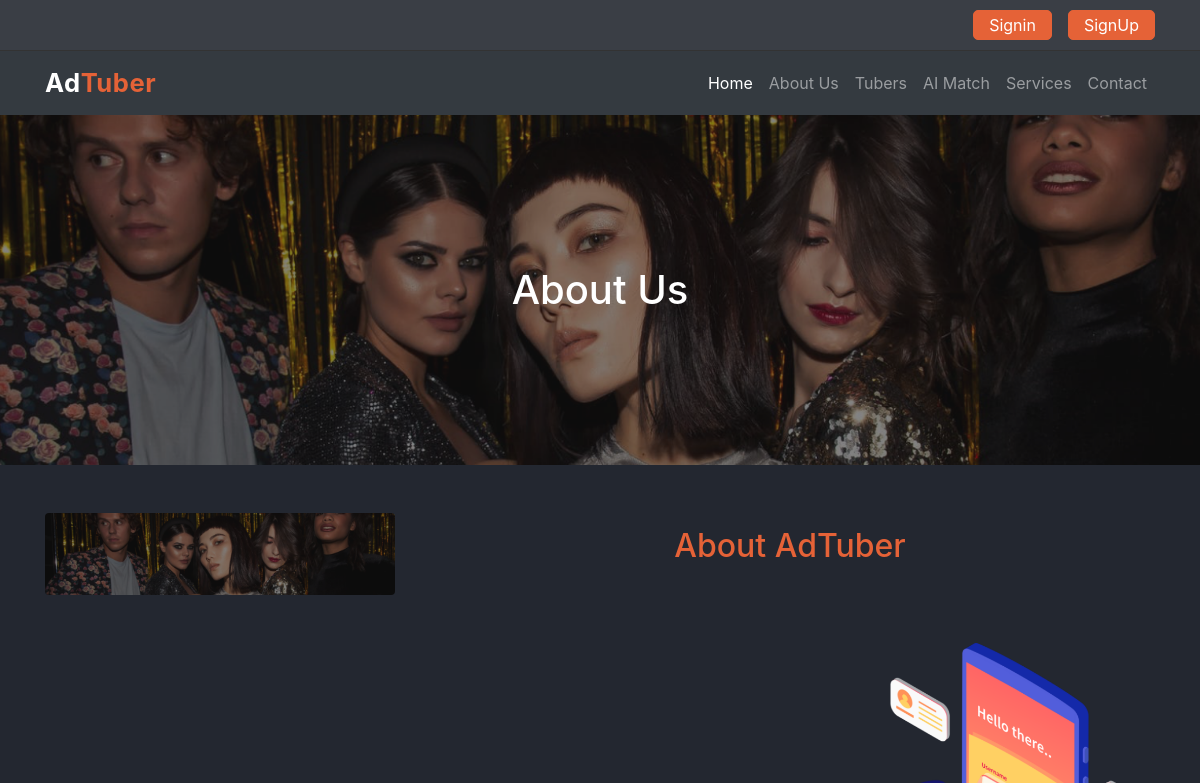
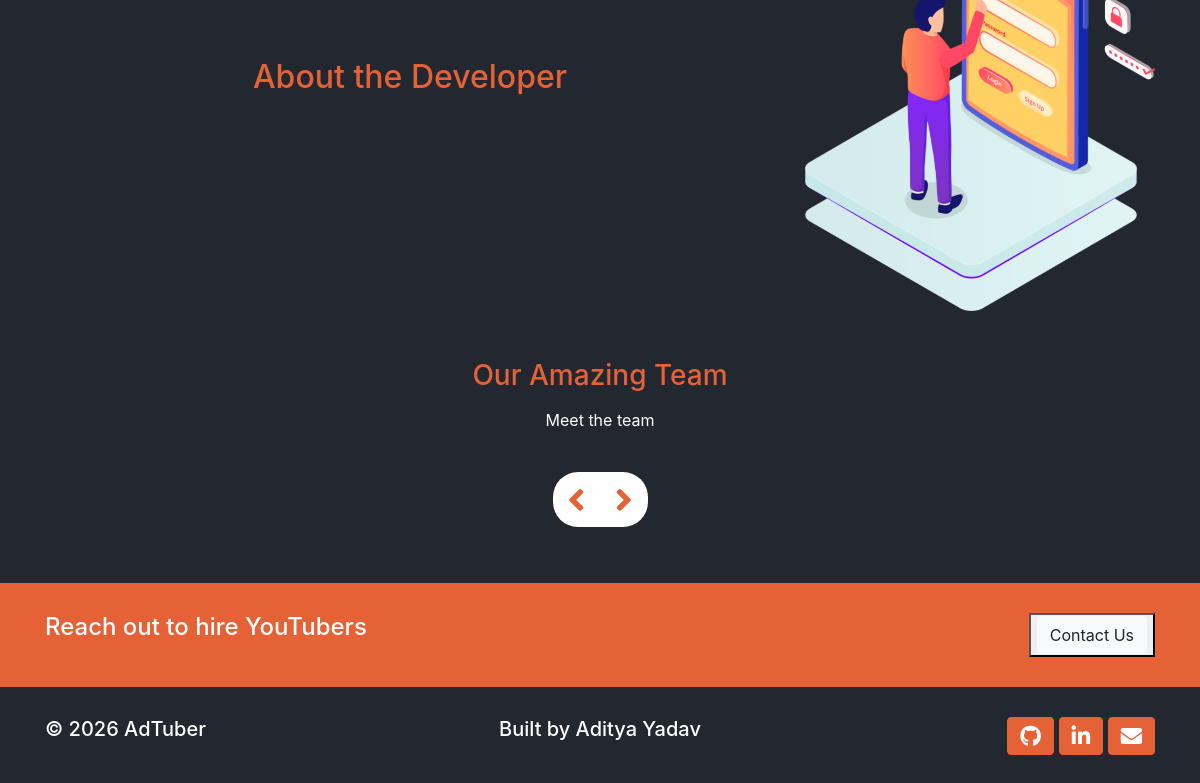
The app's page /about, older data (2 pictures, top to bottom).
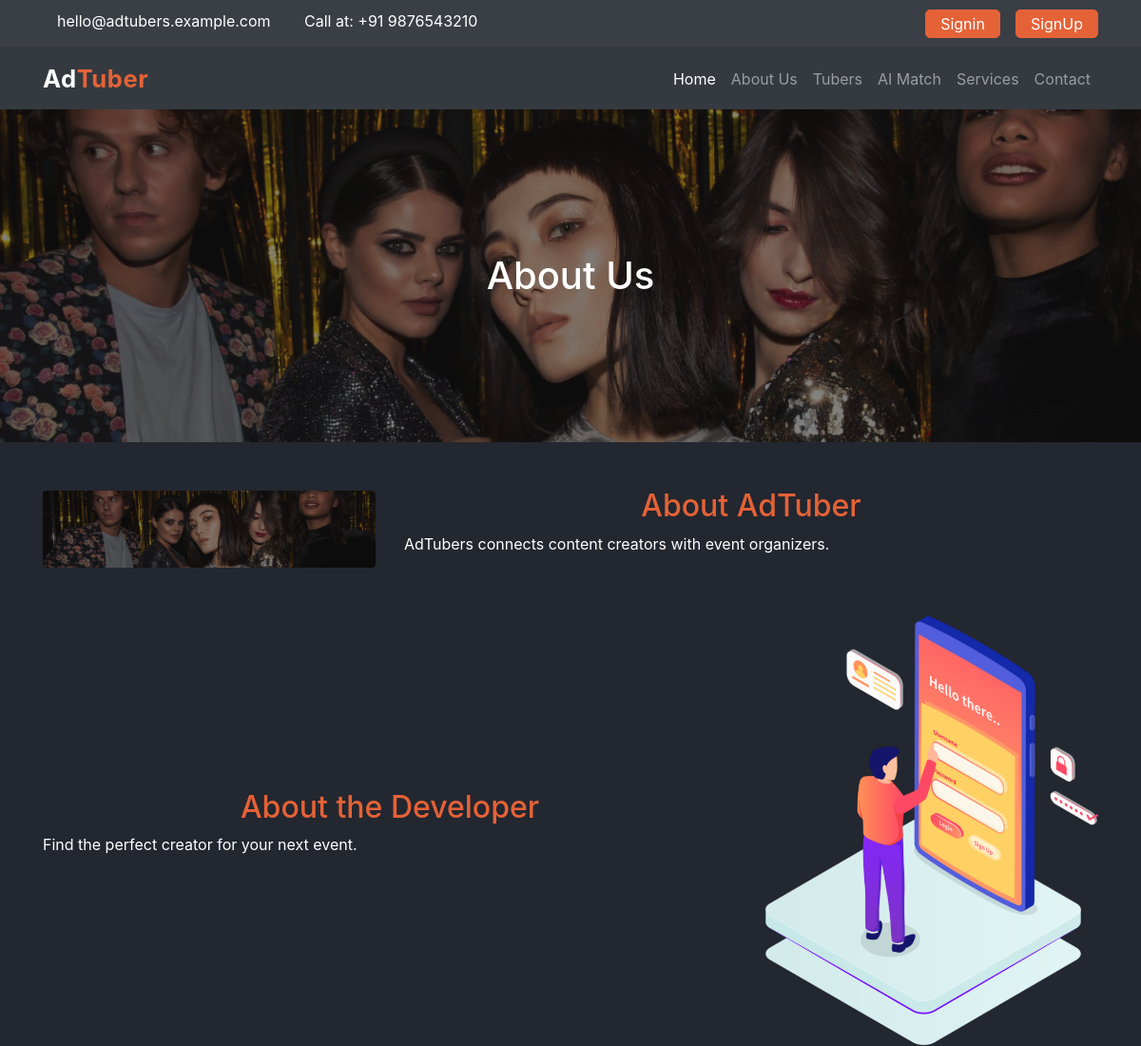
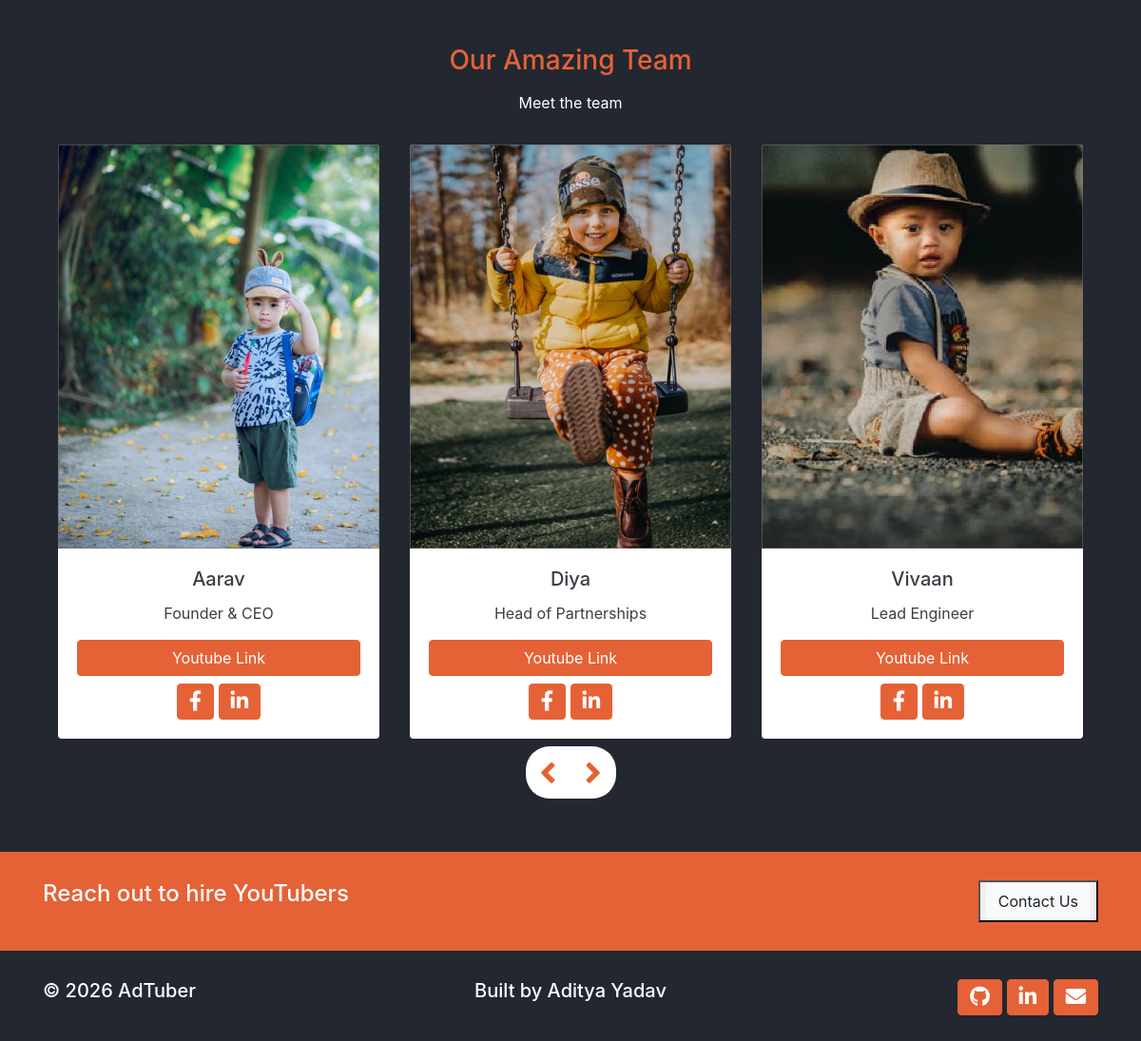
The same page, newer data (2 pictures, top to bottom).
### contactinfo/models.py (models this page shows, shortened)
class Contactinfo(models.Model):
    first_name = models.CharField(max_length=255)
    last_name = models.CharField(max_length=255)
    fb_handle = models.CharField(max_length=255)       # social profile URLs / handles
    insta_handle = models.CharField(max_length=255)
    youtube_handle = models.CharField(max_length=255)
    twitter_handle = models.CharField(max_length=255)
    description_1 = CKEditor5Field(config_name='default', blank=True)  # rich-text "about" blocks
    description_2 = CKEditor5Field(config_name='default', blank=True)
    phone = models.CharField(max_length=100)
    email = models.CharField(max_length=255)
    created_date = models.DateTimeField(blank=True, default=timezone.now)

### webpages/models.py (models this page shows, shortened)
class Team(models.Model):
    first_name = models.CharField(max_length=255)
    last_name = models.CharField(max_length=255)
    role = models.CharField(max_length=255)                  # e.g. "Founder & CEO"
    fb_link = models.CharField(max_length=255, blank=True)   # optional social links
    insta_link = models.CharField(max_length=255, blank=True)
    photo = models.ImageField(upload_to='team/%Y/%m/%d/')
    youtube_link = models.CharField(max_length=255, blank=True)
    created_date = models.DateTimeField(auto_now_add=True)   # set once, on creation

### webpages/views.py (the view)
# urls.py: path('', include('webpages.urls')),                     # home, about, services, contact
def about(request):
    teams = Team.objects.all()
    contactinfo = Contactinfo.objects.last()
    data = {
        'contactinfo': contactinfo,
        'teams': teams
    }
    return render(request, 'webpages/about.html', data)

### templates/webpages/about.html (shortened to what this page needs)
{% extends 'base.html' %}
{% load static %}
{% block content %}
<main class="contact-us">
    <div class="banner">
        <img src="{% static 'assets/images/bg-banner.png' %}" alt="" class="img-fluid w-100">
        <h1 class="text-center">
            About Us
        </h1>
    </div>
    <section class="container mt-5 mb-5">
        <div class="row mt-5 align-items-center">
            <div class="col-md-4">
                <img src="{% static 'assets/images/bg-banner.png' %}" alt="AdTuber marketplace" class="img-fluid rounded">
            </div>
            <div class="col-md-8 animate__animated animate__fadeInRight">
                <h2 class="text-center">About AdTuber</h2>
                <p>
                    {{ contactinfo.description_1 | safe }}
                </p>
            </div>
        </div>
        <div class="row mt-5 align-items-center">
            <div class="col-md-8  animate__animated animate__fadeInLeft  animate__delay-1s">
                <h2 class="text-center">About the Developer</h2>
                <p>{{ contactinfo.description_2 | safe }}
                </p>
            </div>
            <div class="col-md-4">
                <img src="{% static 'assets/images/login-image.png' %}" alt="Aditya Yadav" class="img-fluid rounded">
            </div>
        </div>
    </section>
    <section class="container mt-3">
        <h3 class="text-center">Our Amazing Team</h3>
        <p class="pt-2 pb-3 text-center">Meet the team</p>
        <div class="team slider" data-slick='{"slidesToShow": 3, "slidesToScroll": 1}'>
            {% for team in teams %}
            <div class="card border-0 text-center  ml-3 mr-3">
                <img src="{{ team.photo.url }}" class="card-img-top" alt="team-member">
                <div class="card-body">
                    <h5 class="card-title">{{ team.first_name }}</h5>
                    <p class="card-text">{{ team.role }}</p>
                    <a href="{{ team.youtube_link }}" class="btn btn-accent btn-block">Youtube Link</a>
                    <div class="text-center mt-2">
                        <button class="btn btn-accent"> <i class="fab fa-facebook-f fa-lg	"></i> </button>
                        <button class="btn btn-accent"> <i class="fab fa-linkedin-in fa-lg	"></i> </button>
                    </div>
                </div>
            </div>
            {% endfor %}
        </div>
        <div class="controls d-flex justify-content-center mt-2 mb-2">
            <div class="d-flex">
                <i class="fa fa-angle-left team-left"></i>
                <i class="fa fa-angle-right team-right"></i>
            </div>
        </div>
    </section>
</main>
{% endblock content %}

### templates/base.html (shortened to what this page needs)
{% load static %}
<!DOCTYPE html>
<html lang="en">
<head>
    <link rel="stylesheet" href="https://cdnjs.cloudflare.com/ajax/libs/font-awesome/5.15.1/css/all.min.css"
 />
    <link rel="stylesheet" href="https://cdnjs.cloudflare.com/ajax/libs/animate.css/4.1.1/animate.min.css" />
    <link rel="stylesheet" type="text/css" href="//cdn.jsdelivr.net/npm/slick-carousel@1.8.1/slick/slick.css" />
    <link rel="stylesheet" type="text/css" href="//cdn.jsdelivr.net/npm/slick-carousel@1.8.1/slick/slick-theme.css" />
    <link rel="stylesheet" href="https://cdn.jsdelivr.net/npm/bootstrap@4.5.3/dist/css/bootstrap.min.css"
>
    <link rel="stylesheet" href="{% static 'css/base.css' %}">
    <link rel="stylesheet" href="{% static 'css/utils.css' %}">
    <link rel="stylesheet" href="{% static 'css/style.css' %}">
    <link rel="stylesheet" href="{% static 'css/mediaquery.css' %}">
</head>
<body>
    {% include 'includes/header.html' %}
    {% include 'includes/navbar.html' %}
    {% block content %}
    {% endblock content %}
    {% include 'includes/footer.html' %}
</body>
</html>

### templates/includes/header.html (shortened to what this page needs)
{% load static %}
<header class="header ">
    <div class="container">
      <div class="row ">
        <div class="col-md-6 header-info">
          <a href="mailto:{{ contactinfo.email }}" class="mr-3">{{ contactinfo.email }}</a>
          {% if contactinfo.phone %}<span>Call at: +91 {{ contactinfo.phone }} </span>{% endif %}
        </div>
        <div class="header-buttons col-md-6 d-flex justify-content-end">
          {% if user.is_authenticated %}
          <a class="btn btn-accent mr-3" href="{% url 'dashboard' %}" >Dashboard</a>
          <a class="btn btn-accent" href="{% url 'logout' %}" >Logout</a>
          {% else %}
          <a class="btn btn-accent mr-3" href="{% url 'login' %}" >Signin</a>
          <a class="btn btn-accent" href="{% url 'register' %}" >SignUp</a>
          {% endif %}
        </div>
      </div>
    </div>
  </header>

### templates/includes/navbar.html (shortened to what this page needs)
{% load static %}
<nav class="navbar navbar-expand-lg navbar-dark bg-dark">
    <div class="container">
        <a class="navbar-brand font-weight-bold" href="{% url 'home' %}">
            Ad<span class="text-accent">Tuber</span>
        </a>
        <div class="collapse navbar-collapse" id="navbarNav">
            <ul class="navbar-nav ml-auto">
                <li class="nav-item active">
                    <a class="nav-link" href="{% url 'home' %}">Home</a>
                </li>
                <li class="nav-item">
                    <a class="nav-link" href="{% url 'about' %}">About Us</a>
                </li>
                <li class="nav-item">
                    <a class="nav-link" href="{% url 'youtubers' %}">Tubers</a>
                </li>
                <li class="nav-item">
                    <a class="nav-link" href="{% url 'recommend' %}">AI Match</a>
                </li>
                <li class="nav-item">
                    <a class="nav-link" href="{% url 'services' %}">Services</a>
                </li>
                <li class="nav-item">
                    <a class="nav-link" href="{% url 'contact' %}">Contact</a>
                </li>
            </ul>
        </div>
    </div>
</nav>

### templates/includes/footer.html (shortened to what this page needs)
{% load static %}
<footer>
    <div class="bg-accent mt-5">
        <div class="container">
            <div class="row">
                <div class="col-sm-6 text-lg-left text-center">
                    <h4>
                        Reach out to hire YouTubers
                    </h4>
                </div>
                <div class="col-sm-6 text-lg-right text-center">
                    <button><a href="{% url 'contact' %}" class="btn btn-light">
                        Contact Us
                    </a></button>
                </div>
            </div>
        </div>
    </div>
    <div class="container">
        <div class="row">
            <div class="col-md-4 text-lg-left text-center">
                <h5>
                    © 2026 AdTuber
                </h5>
            </div>
            <div class="col-md-4 text-lg-center text-center">
                <h5>
                    Built by <a href="https://github.com/Aditya21102001" target="_blank" rel="noopener">Aditya Yadav</a>
                </h5>
            </div>
            <div class="col-md-4 text-lg-right text-center">
                <div>
                    <a href="https://github.com/Aditya21102001" target="_blank" rel="noopener" class="btn btn-accent" aria-label="GitHub"> <i class="fab fa-github fa-lg"></i> </a>
                    <a href="https://www.linkedin.com/in/aditya-yadav-9b4a48192" target="_blank" rel="noopener" class="btn btn-accent" aria-label="LinkedIn"> <i class="fab fa-linkedin-in fa-lg"></i> </a>
                    <a href="mailto:adityakumaryadav21102001@gmail.com" class="btn btn-accent" aria-label="Email"> <i class="fas fa-envelope fa-lg"></i> </a>
                </div>
            </div>
        </div>
    </div>
</footer>

### tubers/static/css/base.css (style rules this page uses)
:root { --primary: #232730; --secondary: #3a3e45; --white: #888787; --accent: #e56237; }
body { background-color: var(--primary); color: #fff; overflow-x: hidden; }
a { color: #fff; }
.navbar-brand { font-size: 1.6rem; letter-spacing: 0.5px; }
h2, h3 { color: var(--accent); }
.btn-accent { background-color: var(--accent); color: #fff; border-color: var(--accent); outline: none; }
.card { color: var(--secondary); width: 18rem; max-width: 100%; margin-left: auto; margin-right: auto; }
main { overflow: hidden; }

### tubers/static/css/utils.css (style rules this page uses)
.bg-accent { color: #ffffff; background-color: var(--accent); }
.text-accent { color: var(--accent); }
.banner { position: relative; }
.banner img { height: 350px; width: 100%; object-fit: cover; }
.banner h1 { position: absolute; top: 50%; left: 50%; transform: translate(-50%, -50%); }

### tubers/static/css/style.css (style rules this page uses)
.header { background-color: var(--secondary); padding: 10px 0; color: #fff; border-bottom: 1px solid #333; }
.header a { padding: 2px 15px; border-radius: 5px; }
footer .container { padding-top: 30px; padding-bottom: 30px; }
.controls i { background-color: #fff; padding: 10px 15px; font-size: 35px; color: var(--accent); }
.controls i:first-child { border-top-left-radius: 25px; border-bottom-left-radius: 25px; }
.controls i:last-child { border-top-right-radius: 25px; border-bottom-right-radius: 25px; }

Row changes from the older to the newer data that the page shows:
added Contactinfo: email "hello@adtubers.example.com", phone "9876543210", description_1 "AdTubers connects content creators with event organizers.", description_2 "Find the perfect creator for your next event."
added Team: photo (picture), first_name "Aarav", role "Founder & CEO"
added Team: photo (picture), first_name "Diya", role "Head of Partnerships"
added Team: photo (picture), first_name "Vivaan", role "Lead Engineer"
Text that changed along with them:
text now shown: "Call at: +91"
